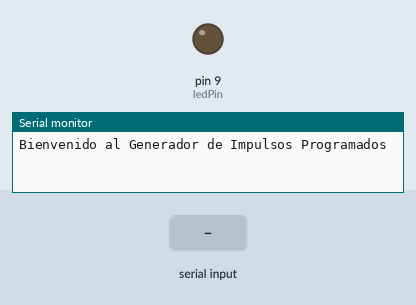
The sketch below on a simulated Arduino Uno, built with avr-gcc and run on an emulated ATmega328P. Shown: output pins drawn as LEDs (lit = HIGH), the last lines printed to the serial monitor. Dashed ring = blinking. The inputs (shaded band) are chosen by the test bench.

Above: at 1.2 s.
1.3 s: "90,45\n" received over Serial
At 1.37 s:
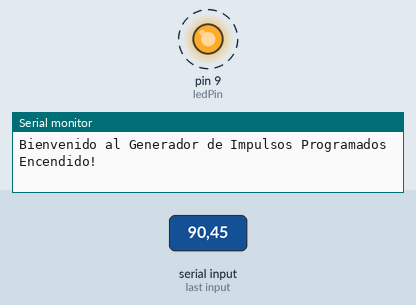
Timing chart, 0 to 8.1 s (numbered marks = the images above; inputs shaded):
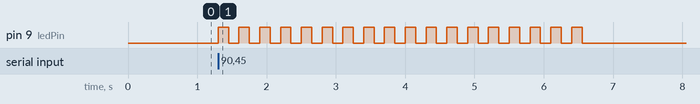

Measured:
- after the input at 1.3 s, pin 9 (ledPin): alternates HIGH for 0.15 s and LOW for 0.15 s, 36 changes in all, then stays LOW, starting at once

The sketch:

ejercicio13.ino
```cpp
/* Impulsos programados
* Cambia de estado ON Off un lED conectado en el una salida digital
* pin 9. El se encenderá y apagará tantas veces como se indique mediante
* un digito ASCII leído desde el puerto serie.
*/
int ledPin = 9;
int val = 0;

void setup() {
  pinMode(ledPin,OUTPUT); // declara el PIN del LED como salida
  Serial.begin(19200); // conecta con el puerto serie a la velocidad de 19200
  Serial.println("Bienvenido al Generador de Impulsos Programados");
}
void loop () {
  val = Serial.read();
  if (val > '0' && val <= '9' ) {
    val = val - '0';
    for(int i=0; i<val; i++) {
      Serial.println("Encendido!");
      digitalWrite(ledPin,HIGH); // enciende el LED
      delay(150); // espera
      digitalWrite(ledPin, LOW); // apaga el LED
      delay(150); // espera
    }
  }
}
```
